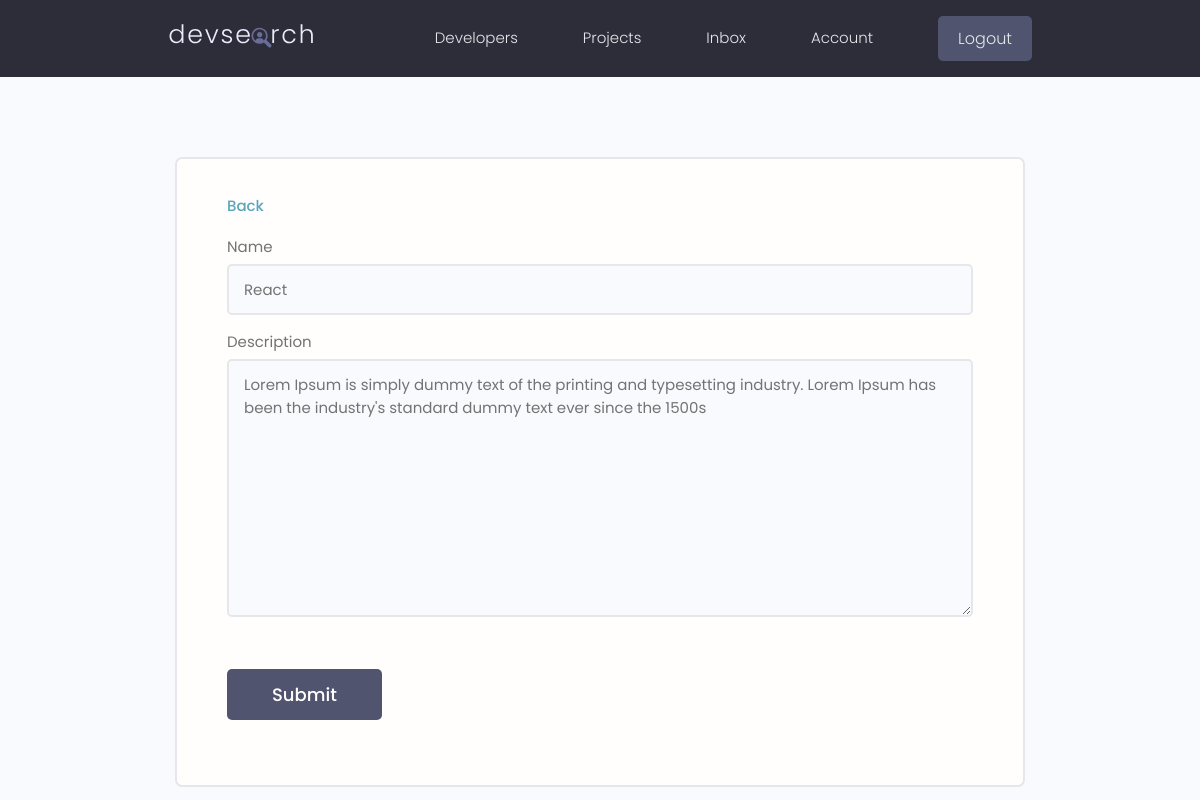
The page /update-skill/ace8a0b1-c369-4ffd-9d27-d73d6802924f/ (signed in) on the database its author committed.
### users/models.py (models this page shows, shortened)
class Skill(models.Model):
    owner = models.ForeignKey(Profile, on_delete=models.CASCADE, null=True, blank=True) #ForeignKey parent-child relationship Profile is the parent./Whenever profile is deleted go ahead and delete all the skills.
    name = models.CharField(max_length=200, blank=True, null=True)
    description = models.TextField(null=True, blank=True)
    created = models.DateTimeField(auto_now_add=True)
    id = models.UUIDField(default=uuid.uuid4, unique=True,primary_key=True, editable=False)

### users/views.py (the view, shortened to what this page needs)
# urls.py: path('update-skill/<str:pk>/', views.updateSkill, name="update-skill"),
@login_required(login_url='login')
def updateSkill(request, pk): #Created skill view.
    profile = request.user.profile #Got the logged in User.
    skill = profile.skill_set.get(id=pk) #This will make sure only the owner of the skill can edit.
    form = SkillForm(instance=skill) #Instance will tell us which skill we are editing adnd will prefill that information.
    context = {'form': form}
    return render(request, 'users/skill_form.html', context)

### users/forms.py
class SkillForm(ModelForm):
    class Meta:
        model = Skill
        fields = '__all__'
        exclude = ['owner']
    def __init__(self, *args, **kwargs):
        super(SkillForm, self).__init__(*args, **kwargs)
        for name, field in self.fields.items():
            field.widget.attrs.update({'class': 'input'})

### users/templates/users/skill_form.html (shortened to what this page needs)
{% extends 'main.html' %}
{% block content %}
<main class="formPage my-xl">
    <div class="content-box">
        <div class="formWrapper">
            <a href="{% url 'account' %}">Back</a>
            <br>
            <form class="form" method="POST" action="">
                {% for field in form %}
                <div class="form__field">
                    <label for="formInput#text"> {{field.label}}</label>
                    {{field}}
                </div>
                {% endfor %}
                <input class="btn btn--sub btn--lg  my-md" type="submit" value="Submit" />
            </form>
        </div>
    </div>
</main>
{% endblock %}

### static/styles/app.css (style rules this page uses)
:root { --color-sub: #2d2d39; }
.btn--sub { background-color: var(--color-sub-light); }
.content-box { width: 95%; max-width: 85rem; margin: 0 auto; }
.formPage .formWrapper { list-style: none; background: var(--color-white); padding: 3.5rem 5rem; border: 2px solid var(--color-light); border-radius: 0.7rem; }

### static/uikit/styles/modules/_variables.css (style rules this page uses)
:root { --color-main: #5aa5b9; --color-main-light: #e6faff; --color-sub: #3f4156; --color-sub-light: #51546e; --color-sub-lighter: #ededfd; --color-text: #737373; --color-gray: #8b8b8b; --color-light: #e5e7eb; --color-light-gray: #767676; --color-bg: #f8fafd; --color-white: #fffefd; --color-white-light: #f3f3f3; --color-success: #359e64; --color-success-bg: #def8e8; --color-error: #fc4b0b; --color-error-bg: #fff2ee; --font-base: 'Poppins', arial, helvetica, 'Segoe UI', roboto, ubuntu, sans-serif; --font-monospace: 'Fira Code', 'Courier New', courier, monospace; --font-regular: 300; --font-medium: 500; --font-bold: 700; --generic-shadow: 1px 1px 5px #00000010; --generic-transition: all 0.3s ease-in-out; }

### static/uikit/styles/modules/_base.css (style rules this page uses)
* { margin: 0; padding: 0; box-sizing: border-box; text-rendering: optimizeLegibility; color: inherit; font-size: inherit; }
html { font-size: 50%; }
@media only screen and (min-width: 480px) { html { font-size: 56.25%; } }
@media only screen and (min-width: 1200px) { html { font-size: 62.5%; } }
body { line-height: 1.6; font-weight: 400; font-size: 1.5rem; color: var(--color-text); background-color: var(--color-bg); min-height: 100vh; }

### static/uikit/styles/modules/_typography.css (style rules this page uses)
* { font-family: var(--font-base); }
a { padding-bottom: 2px; text-decoration: none; display: inline-block; color: var(--color-main); font-weight: var(--font-medium); }

### static/uikit/styles/modules/_utilities.css (style rules this page uses)
.my-md { margin: 3rem auto; }
.my-xl { margin: 8rem auto; }

### static/uikit/styles/modules/_button.css (style rules this page uses)
.btn { display: inline-block; position: relative; cursor: pointer; background-color: var(--color-light); font-weight: var(--font-medium); color: var(--color-sub); text-decoration: none; padding: 1rem 2rem; border-radius: 0.5rem; border: none; width: -webkit-fit-content; width: -moz-fit-content; width: fit-content; height: -webkit-fit-content; height: -moz-fit-content; height: fit-content; font-size: 1.6rem; outline-width: 0; outline-color: transparent; -webkit-backface-visibility: hidden; backface-visibility: hidden; transition: all 0.3s ease-in-out; }
.btn--sub { background-color: var(--color-sub); color: var(--color-white); }
.btn--lg { font-size: 1.8rem; padding: 1.2rem 4.5rem; }

### static/uikit/styles/modules/_form.css (style rules this page uses)
.form { display: block; }
.form__field { margin-top: 1.5rem; margin-bottom: 1.5rem; }
.form__label, .form__field > label { display: block; margin-bottom: 0.5rem; color: var(--color-text); }
input.input[type='text'], input.input[type='email'], input.input[type='password'], input.input[type='number'], select.input, textarea.input { min-width: 24rem; width: 100%; padding: 1.2rem 1.5rem; border-radius: 0.5rem; border: 2px solid var(--color-light); transition: all 0.3s ease-in-out; background-color: var(--color-bg); }

### rows shown on the page
Skill: form "React" "Lorem Ipsum is simply dummy text of the printing and typesetting industry. Lorem Ipsum has been the industry's standard dummy text ever since the 1500s"

### other values the page prints
{{ field.label }} "Name" "Description"
